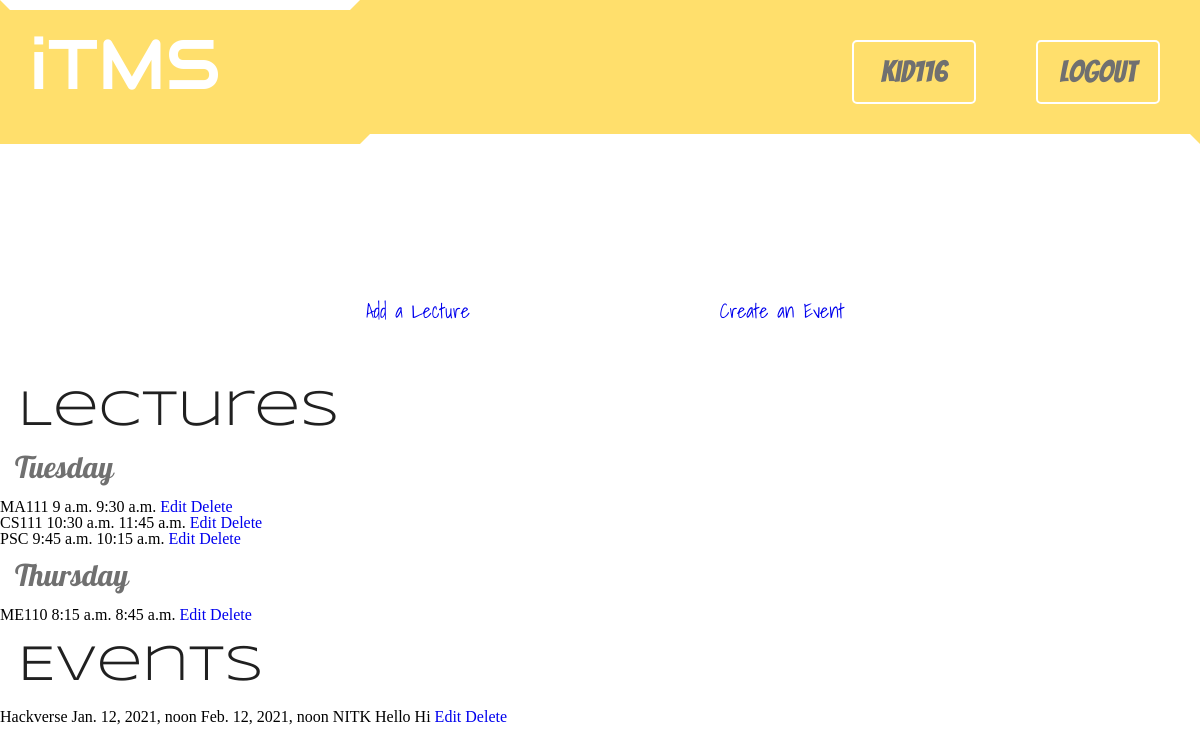
Page /sections/home/ (signed in) on the committed database.
### accounts/models.py (models this page shows, shortened)
class Account(AbstractBaseUser):
    username = models.CharField(max_length=30, blank=False, null=False, unique=True)
    email = models.EmailField(unique=True)
    first_name = models.CharField(max_length=30, blank=False, null=False)
    last_name = models.CharField(max_length=30, blank=False, null=False)
    section = models.ForeignKey(Section, blank=True, null= True, on_delete=models.DO_NOTHING, related_name='students')
    is_cr = models.BooleanField(default=False, verbose_name="Is CR")
    created_at = models.DateTimeField(auto_now_add=True)
    updated_at = models.DateTimeField(auto_now=True)
    is_active = models.BooleanField(default=True)
    is_staff = models.BooleanField(default=True)
    is_admin = models.BooleanField(default=False)
    USERNAME_FIELD = 'username'
    REQUIRED_FIELDS = [
        'email',
        'first_name',
        'last_name',
    ]
    objects = AccountManager()

### lectures/models.py (models this page shows)
class Lecture(models.Model):
    id = models.AutoField(primary_key=True)
    subject = models.CharField(max_length=30, blank=False, null=False)
    starts_at = models.TimeField(blank=False, null=False)
    ends_at = models.TimeField(blank=False, null=False)
    day = models.CharField(max_length=10, choices=Days.choices)
    section = models.ForeignKey(Section, blank=False, null=False, on_delete=models.CASCADE, related_name='lectures')

### events/models.py (models this page shows)
class Event(models.Model):
    id = models.AutoField(primary_key=True)
    name = models.CharField(max_length=30, blank=False, null=False)
    starts_at = models.DateTimeField(blank=False, null=False)
    ends_at = models.DateTimeField(blank=False, null=False)
    venue = models.CharField(max_length=100, blank=False, null=False)
    desc = models.TextField(max_length=300, verbose_name="Description", blank=False, null=False)
    section = models.ForeignKey(Section, blank=False, null=True, on_delete=models.CASCADE, related_name='events')

### sections/views.py (the view)
# urls.py: url('home/', views.home, name='home_path'),
@login_required(login_url='accounts:login_path')
def home(request):
    section = request.user.section
    lectures = None
    events = None
    if section:
        events = section.events.order_by('starts_at')
        order = ['Monday', 'Tuesday', 'Wednesday', 'Thursday', 'Friday', 'Saturday', 'Sunday']
        qs = Lecture.objects.filter(section=section)
        lectures = sorted(qs, key=lambda l: order.index(l.day))
    return render(request, 'sections/home.html', {
        'section': section,
        'lectures': lectures,
        'events': events,
    })

### sections/templates/sections/home.html (shortened to what this page needs)
{% extends 'base_layout.html' %}
{% block body %}
    <h1>Routine</h1>
    {% if not section %}
        <h5>Section not found!</h5>
        <P>Sorry, you haven't been added to any of the sections yet. Please wait for some time or cantact the system admin.</P>
    {% else %}
        {% if request.user.is_cr %}
        <nav>
            <ul>
                <li><a href="{% url 'lectures:create_path' %}">Add a Lecture</a></li>
                <li><a href="{% url 'events:create_path' %}">Create an Event</a></li>
            </ul>
        </nav>
        {% endif %}
        {% if lectures %}
            <h2>Lectures</h2>
            {% firstof "NULL" as day %}
            {% for lecture in lectures %}
                {% if day != lecture.day %}
                    {% firstof lecture.day as day %}
                    <h3>{{ day }}</h3>
                {% endif %}
                {{ lecture.subject }}
                {{ lecture.starts_at }}
                {{ lecture.ends_at }}
                {% if request.user.is_cr %}
                    <a href="{% url 'lectures:edit_path' id_l=lecture.id %}">Edit</a>
                    <a href="{% url 'lectures:delete_path' id_l=lecture.id %}">Delete</a>
                {% endif %}
                <br>
            {% endfor %}
        {% endif %}
        {% if events %}
            <h2>Events</h2>
            {% for event in events %}
                {{ event.name }}
                {{ event.starts_at }}
                {{ event.ends_at }}
                {{ event.venue }}
                {{ event.desc }}
                {% if request.user.is_cr %}
                    <a href="{% url 'events:edit_path' id_e=event.id %}">Edit</a>
                    <a href="{% url 'events:delete_path' id_e=event.id %}">Delete</a>
                {% endif %}
                <br>
            {% endfor %}
        {% endif %}
    {% endif %}
{% endblock %}

### templates/base_layout.html (shortened to what this page needs)
{% load static %}
<!DOCTYPE html>
<html lang="en">
    <head>
        <link rel="stylesheet" href="{% static 'css/main.css' %}">
    </head>
    <body>
        <header>
            <div class="logo">
                <a href="{% url 'landing_path' %}"><h1>iTMS</h1></a>
            </div>
            <nav>
                <ul>
                    {% if user.is_authenticated %}
                        <li class="info">{{ request.user.username }}</li>
                        <a href="{% url 'accounts:logout_path' %}"><li><span class="action">Logout</span></li></a>
                    {% else %}
                        <a href="{% url 'accounts:login_path' %}" class="login"><li><span class="action">Login</span></li></a>
                        <a href="{% url 'accounts:signup_path' %}" class="signup"><li><span class="action">Signup</span></li></a>
                    {% endif %}
                </ul>
            </nav>
        </header>
        {% block body %}
        {% endblock %}
    </body>
</html>

### assets/css/main.css (style rules this page uses)
html, body, div, span, applet, object, iframe, h1, h2, h3, h4, h5, h6, p, blockquote, pre, a, abbr, acronym, address, big, cite, code, del, dfn, em, img, ins, kbd, q, s, samp, small, strike, strong, sub, sup, tt, var, b, u, i, center, dl, dt, dd, ol, ul, li, fieldset, form, label, legend, table, caption, tbody, tfoot, thead, tr, th, td, article, aside, canvas, details, embed, figure, figcaption, footer, header, hgroup, menu, nav, output, ruby, section, summary, time, mark, audio, video { margin: 0; padding: 0; border: 0; font-size: 100%; font: inherit; vertical-align: baseline; }
article, aside, details, figcaption, figure, footer, header, hgroup, menu, nav, section { display: block; }
body { line-height: 1; }
ol, ul { list-style: none; }
a:link, a:visited { text-decoration: none; }
:root { --black: #202020; --dark-grey: #3f3f3f; --grey: #707070; --yellow: #ffdf6c; --white: #ffffff; }
h1 { font-family: Audiowide; font-size: 70px; margin: 20px; color: var(--white); }
h2 { font-family: Syncopate; font-size: 50px; margin: 18px; color: var(--black) }
h3 { font-family: Pattaya; margin: 15px; font-size: 30px; color: var(--grey); }
nav ul { display: flex; justify-content: center; align-items: center; }
nav li { display: block; padding: 15px 0; margin: 30px 30px; width: 300px; border: 2px solid var(--white); border-radius: 5px; font-family: Shadows; font-size: 20px; color: var(--grey); text-align: center; }
nav li .action { font-size: 30px; font-family: Bangers; }
header { background: var(--yellow); display: grid; grid-template-columns: 30vw 70vw; }
header nav { display: flex; justify-content: flex-end; border: 10px solid transparent; border-bottom-color: var(--white) }
header nav li { width: 120px; }
.logo { border: 10px solid transparent; border-top-color: var(--white) }
header li.info { font-size: 30px; font-family: Bangers; }

### rows in the picture
Account: user.username "kid116"
Lecture: day "Tuesday", subject "MA111", starts_at "9 a.m.", ends_at "9:30 a.m."
Lecture: subject "CS111", starts_at "10:30 a.m.", ends_at "11:45 a.m."
Lecture: subject "PSC", starts_at "9:45 a.m.", ends_at "10:15 a.m."
Lecture: day "Thursday", subject "ME110", starts_at "8:15 a.m.", ends_at "8:45 a.m."
Event: name "Hackverse", starts_at "Jan. 12, 2021, noon", ends_at "Feb. 12, 2021, noon", venue "NITK", desc "Hello Hi"
